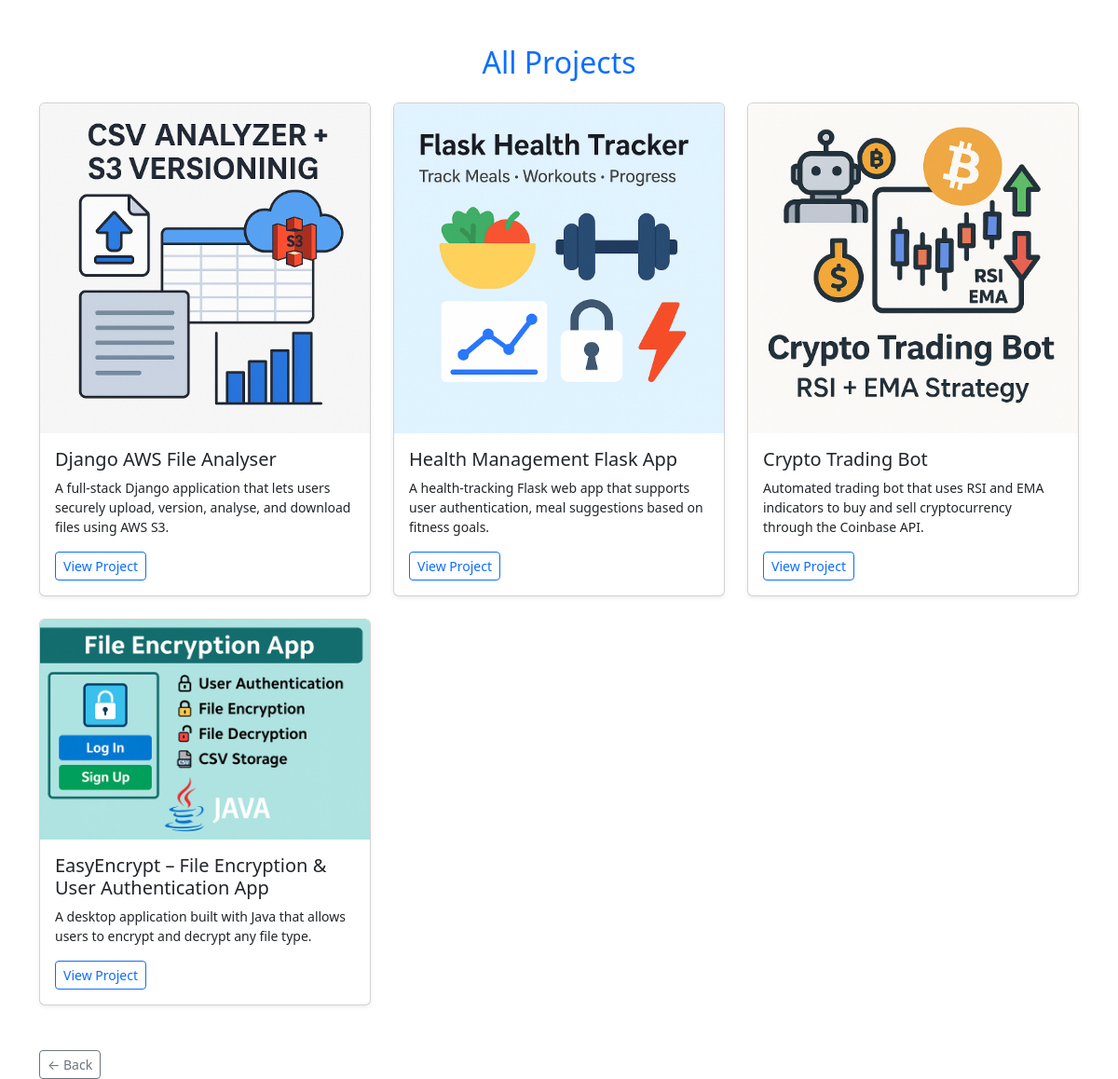
The page /projects/ on the database as committed earlier.
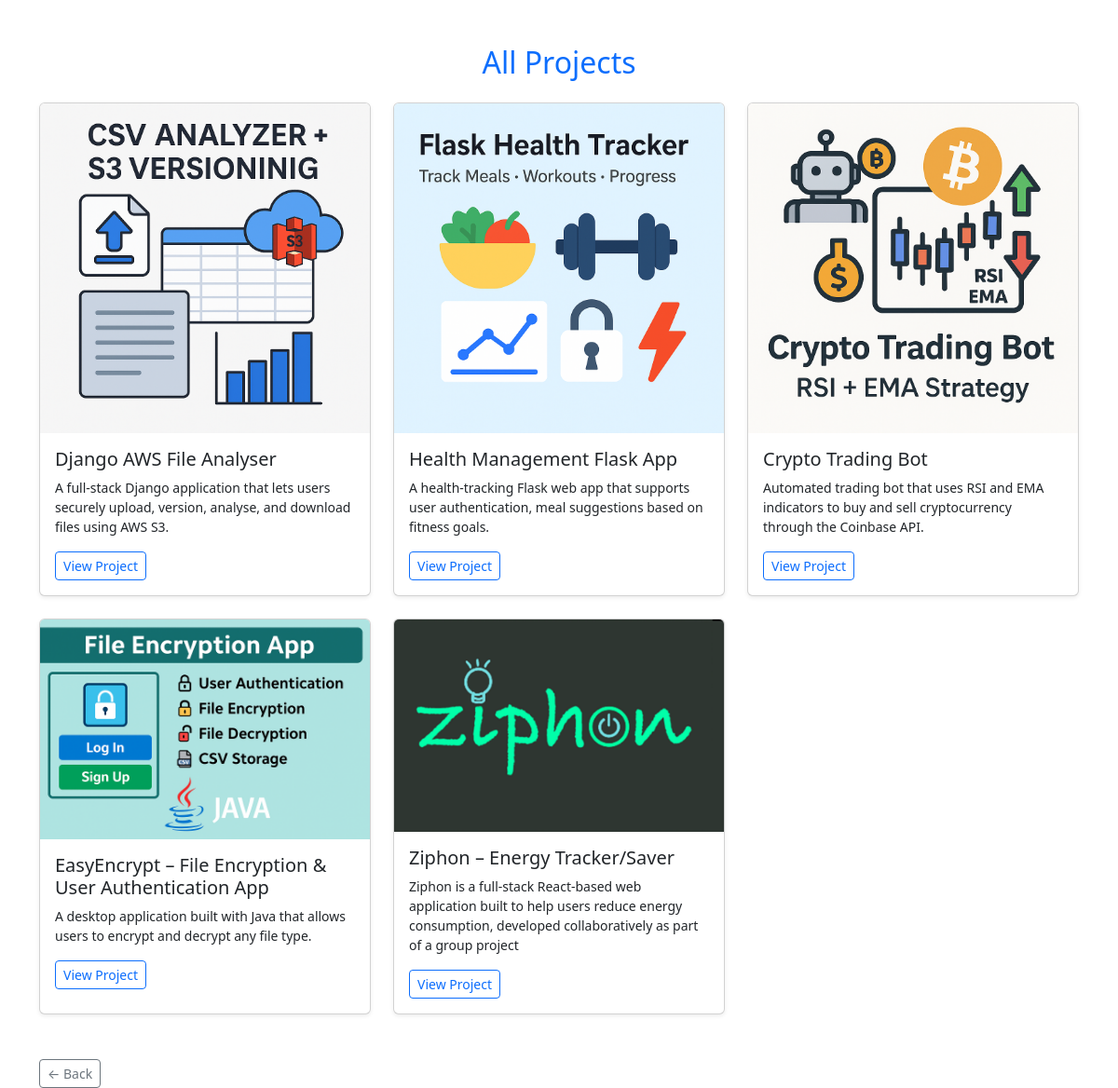
The same page on the database as committed later.
### portfolio/models.py (models this page shows)
class Projects(models.Model):
    project_name = models.CharField(max_length=100, blank=True)
    project_desc = models.CharField(max_length=300, blank=True)
    project_long_text = models.TextField(blank=True)
    project_features = models.JSONField(blank=True, default=list)
    project_link = models.URLField(blank=True)
    project_tech = models.CharField(max_length=200, blank=True)
    project_slug = models.SlugField(unique=True, blank=True)
    project_feature = models.BooleanField(default=False)
    project_thumbnail = models.ImageField(null=True, upload_to='portfolio/images/', blank=True)
    project_screenshot1 = models.ImageField(null=True, upload_to='portfolio/images/', blank=True)
    project_screenshot2 = models.ImageField(null=True, upload_to='portfolio/images/', blank=True)

### portfolio/views.py (the view)
# urls.py: path("projects/", views.all_projects, name="all_projects"),
def all_projects(request):
    projects = Projects.objects.all()
    return render(request, "portfolio/all_projects.html", {"projects": projects})

### portfolio/templates/portfolio/all_projects.html
{% extends "portfolio/base.html" %}
{% block content %}
<div class="container my-5">
    <h2 class="text-center text-primary mb-4">All Projects</h2>
    <div class="row row-cols-1 row-cols-md-2 row-cols-lg-3 g-4">
        {% for project in projects %}
        <div class="col">
            <div class="card h-100 shadow-sm">
                <img src="{{ project.project_thumbnail.url }}" class="card-img-top" alt="{{ project.project_name }}">
                <div class="card-body">
                    <h5 class="card-title">{{ project.project_name }}</h5>
                    <p class="card-text small">{{ project.project_desc }}</p>
                    <a href="{% url 'project_detail' project.project_slug %}" class="btn btn-outline-primary btn-sm">View
                        Project</a>
                </div>
            </div>
        </div>
        {% endfor %}
    </div>
</div>
{% endblock %}

Rows that differ between the two databases and show on the page:
added Projects: project_thumbnail (picture), project_name "Ziphon – Energy Tracker/Saver", project_desc "Ziphon is a full-stack React-based web application built to help users reduce energy consumption, developed collaboratively as part of a group project"
